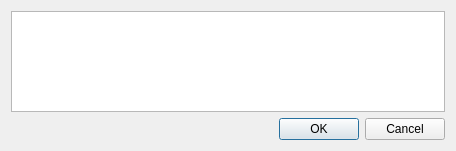
<?xml version="1.0" encoding="UTF-8"?>
<ui version="4.0">
 <class>Form</class>
 <widget class="QWidget" name="Form">
  <property name="geometry">
   <rect>
    <x>0</x>
    <y>0</y>
    <width>456</width>
    <height>151</height>
   </rect>
  </property>
  <property name="windowTitle">
   <string>Form</string>
  </property>
  <layout class="QVBoxLayout" name="verticalLayout">
   <item>
    <widget class="QPlainTextEdit" name="plainTextEdit"/>
   </item>
   <item>
    <widget class="QDialogButtonBox" name="buttonBox">
     <property name="standardButtons">
      <set>QDialogButtonBox::Cancel|QDialogButtonBox::Ok</set>
     </property>
    </widget>
   </item>
  </layout>
 </widget>
 <resources/>
 <connections/>
</ui>
